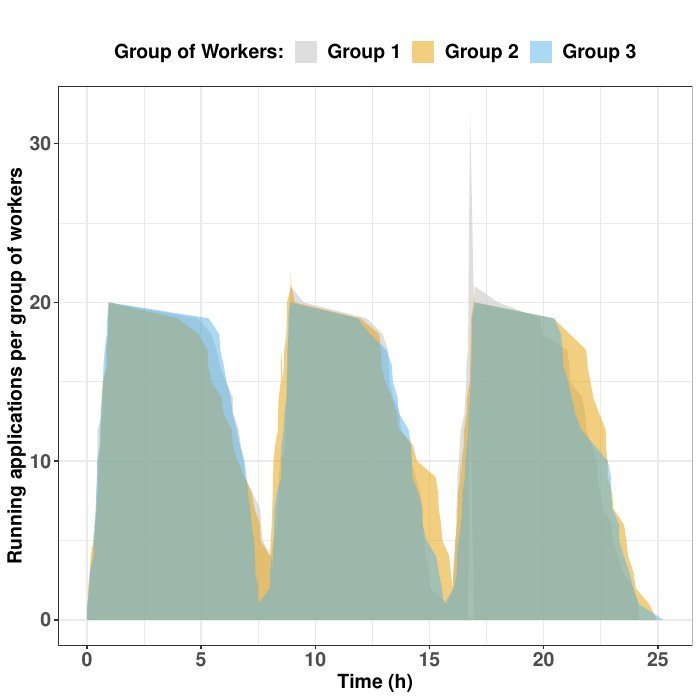

Write R code to recreate this figure.
rm(list = ls())

# powerScenario <- readline(prompt="\nEnter power scenario (powerfull|powerless): ")
# if ( powerScenario != "powerfull" & powerScenario != "powerless" ) {
#   print("Error: invalid power scenario!!")
#   quit()
# }

# Packages needed
packages_needed <- c("ggplot2", "Rmisc", "tidyverse", "colorspace", 
                     "rcartocolor", "ggforce", "ggdist", "ggridges",
                     "ggbeeswarm", "gghalves", "systemfonts")

# Install packages not yet installed
packages_installed <- packages_needed %in% rownames(installed.packages())
if (any(packages_installed == FALSE)) {
  print(paste(packages_needed[!packages_installed], " not installed!!", sep = " "))
  quit()
} 

packages_loaded <- packages_needed %in% .packages()
if (any(packages_loaded == FALSE)) {
  invisible(
    lapply(
      packages_needed[!packages_loaded], library, character.only = TRUE
    )
  )
}
rm(packages_installed, packages_loaded, packages_needed)

# Need a symbolic link to wherever folder it is located: $ ln -s /path/to/positron ~/positron
working_directory <- "~/positron/scripts/experiments/analytics"
if (getwd() != working_directory) setwd("~/positron/scripts/experiments/analytics")
rm(working_directory)

g1Data <- read.csv("g1_times.csv", header = F)
colnames(g1Data) <- c("arrival", "departure")
g1Aux <- data.frame(matrix(nrow = 0, ncol = 2))
g1Aux <- rbind( g1Aux, c(0, 0) )
for ( i in 1:length(g1Data$arrival) ) {
  g1Aux <- rbind( g1Aux, c(g1Data$arrival[i], 1) )
  g1Aux <- rbind( g1Aux, c(g1Data$departure[i], -1) )
}
colnames(g1Aux) <- c("time", "flag")
g1Temp <- g1Aux[order(g1Aux$time),]
value <- cumsum(g1Temp$flag)
g1Final <- cbind(g1Temp, value)
gType <- rep("Group 1", nrow(g1Final))
g1Final <- cbind(gType, g1Final)
rm(g1Aux, g1Temp, i, value, gType)

g2Data <- read.csv("g2_times.csv", header = F)
colnames(g2Data) <- c("arrival", "departure")
g2Aux <- data.frame(matrix(nrow = 0, ncol = 2))
g2Aux <- rbind( g2Aux, c(0, 0) )
for ( i in 1:length(g2Data$arrival) ) {
  g2Aux <- rbind( g2Aux, c(g2Data$arrival[i], 1) )
  g2Aux <- rbind( g2Aux, c(g2Data$departure[i], -1) )
}
colnames(g2Aux) <- c("time", "flag")
g2Temp <- g2Aux[order(g2Aux$time),]
value <- cumsum(g2Temp$flag)
g2Final <- cbind(g2Temp, value)
gType <- rep("Group 2", nrow(g2Final))
g2Final <- cbind(gType, g2Final)
rm(g2Aux, g2Temp, i, value, gType)

g3Data <- read.csv("g3_times.csv", header = F)
colnames(g3Data) <- c("arrival", "departure")
g3Aux <- data.frame(matrix(nrow = 0, ncol = 2))
g3Aux <- rbind( g3Aux, c(0, 0) )
for ( i in 1:length(g3Data$arrival) ) {
  g3Aux <- rbind( g3Aux, c(g3Data$arrival[i], 1) )
  g3Aux <- rbind( g3Aux, c(g3Data$departure[i], -1) )
}
colnames(g3Aux) <- c("time", "flag")
g3Temp <- g3Aux[order(g3Aux$time),]
value <- cumsum(g3Temp$flag)
g3Final <- cbind(g3Temp, value)
gType <- rep("Group 3", nrow(g3Final))
g3Final <- cbind(gType, g3Final)
rm(g3Aux, g3Temp, i, value, gType)

gFinal <- rbind(g1Final, g2Final)
gFinal <- rbind(gFinal, g3Final)
rownames(gFinal) <- 1:nrow(gFinal)

# gTimeSeries <- ggplot(gFinal, aes(x=(time), y=gType, fill=gType)) +
#   theme_bw() +
#   geom_density_ridges(alpha=0.7) +
#   scale_fill_manual(name = "Group of Workers:", 
#     labels = c("Group 1", "Group 2", "Group 3"),
#     values = c("gray","#E69F00","#56B4E9")
#   ) +
#   labs(title = "", x = "Time (h)", 
#        y =  "Density of running applications per group of workers") +
#   theme(
#     legend.position = "none",
#     axis.text = element_text(face = "bold", size = 12),
#     axis.title = element_text(face = "bold", size = 12),
#     strip.text = element_text(face = "bold", size = 12)
#   )
#   # ggsave(file=paste("pfair-", powerScenario, ".pdf", sep=""))

gTimeSeries <- ggplot(gFinal, aes(x=(time/3600), y=value, fill=gType)) +
  theme_bw() +
  geom_area(alpha=0.5) +
   scale_fill_manual(name = "Group of Workers:", 
    labels = c("Group 1", "Group 2", "Group 3"),
    values = c("gray","#E69F00","#56B4E9")
  ) +
  labs(title = "", x = "Time (h)", y =  "Running applications per group of workers") +
  # ylim(0,31) +
  theme(
    # legend.position = c(0.2, 0.8),
    legend.position = "top",
    axis.text = element_text(face = "bold", size = 12),
    axis.title = element_text(face = "bold", size = 12),
    strip.text = element_text(face = "bold", size = 12)
  )
  ggsave(file="time-series.pdf")